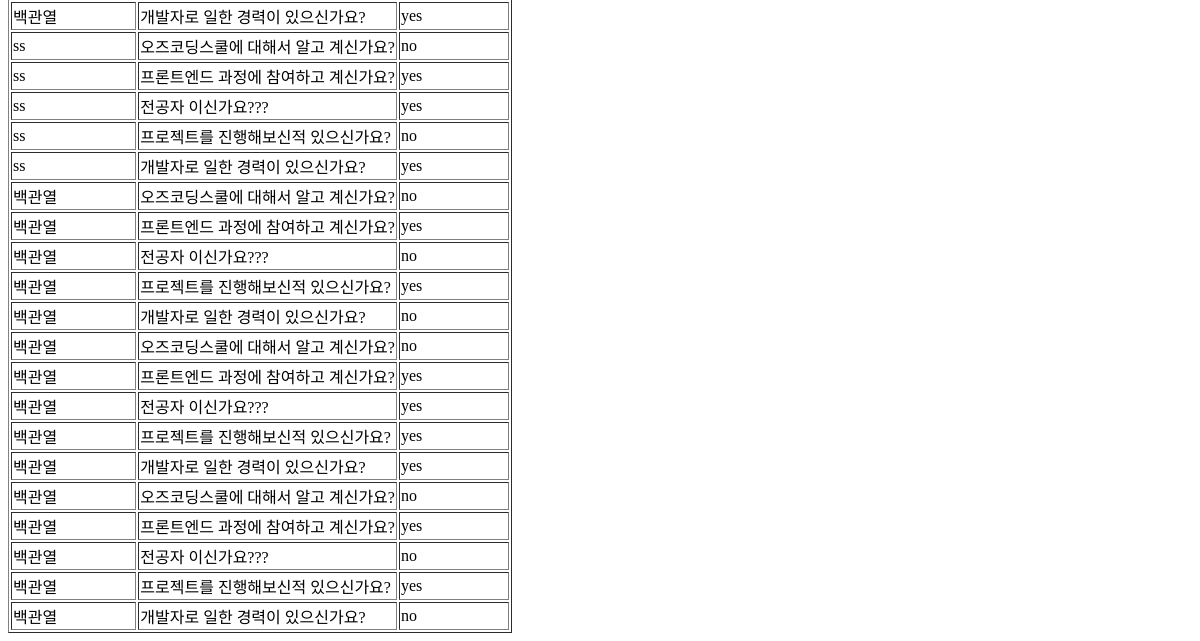
Page /admin/dashboard/list (signed in, lower part) on the earlier database version.
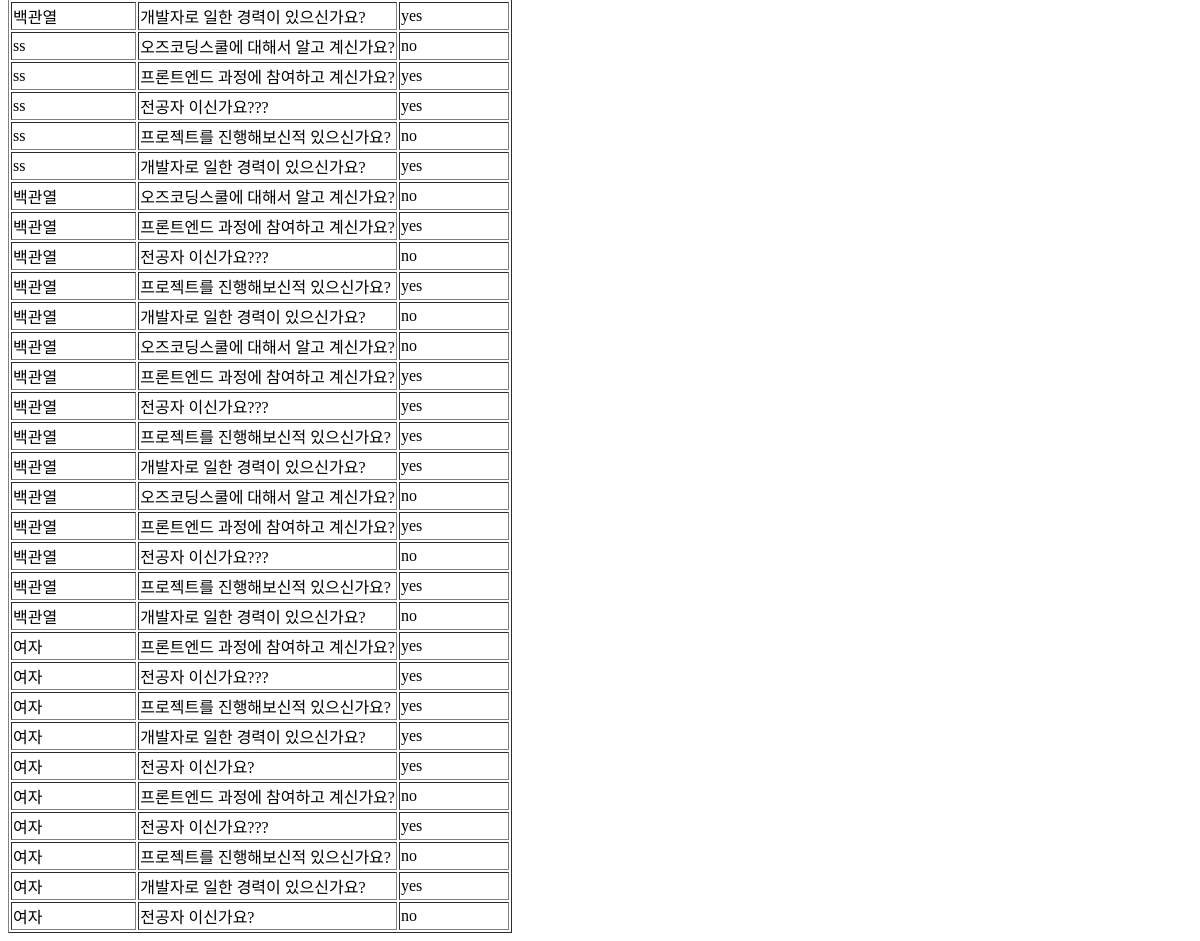
Same page on the later database version.
### app/models.py (models this page shows)
class Quiz(db.Model):
    __tablename__ = "quiz"
    id = db.Column(db.Integer, primary_key=True)
    participant_id = db.Column(db.Integer, db.ForeignKey("participant.id"))
    question_id = db.Column(db.Integer, db.ForeignKey("question.id"))
    chosen_answer = db.Column(db.String(255))
    participant = db.relationship("Participant", backref="quizzes")
    question = db.relationship("Question", backref="quizzes")

class Participant(db.Model):
    __tablename__ = "participant"
    id = db.Column(db.Integer, primary_key=True)
    name = db.Column(db.String(50))
    age = db.Column(db.Integer)
    gender = db.Column(db.String(10))
    created_at = db.Column(db.DateTime, default=datetime.utcnow)

class Question(db.Model):
    __tablename__ = "question"
    id = db.Column(db.Integer, primary_key=True)
    content = db.Column(db.String(255))
    order_num = db.Column(db.Integer, default=0)  # default 값을 0으로 임시 설정
    is_active = db.Column(db.Boolean, default=True)

### app/routes.py (the view)
@admin.route('/dashboard/list')
@login_required
def quiz_list():
    quizzes = Quiz.query.all()
    return render_template('quiz_list.html', quizzes=quizzes)

### app/routes.py (called while the page is built)
def login_required(f):
    @wraps(f)
    def decorated_function(*args, **kwargs):
        if 'admin_logged_in' not in session:
            return redirect(url_for('admin.login', next=request.url))
        return f(*args, **kwargs)
    return decorated_function

### app/templates/quiz_list.html (shortened to what this page needs)
<!DOCTYPE html>
<html lang="en">
<head>
</head>
<body>
    <table border="1">
        <tbody>
            {% for quiz in quizzes %}
                <tr>
                    <td>{{ quiz.participant.name }}</td>
                    <td>{{ quiz.question.content }}</td>
                    <td>{{ quiz.chosen_answer }}</td>
                </tr>
            {% endfor %}
        </tbody>
    </table>
</body>
</html>

Differences in the rows shown:
added Quiz: participant.name "여자", question.content "프론트엔드 과정에 참여하고 계신가요?", chosen_answer "yes"
added Quiz: participant.name "여자", question.content "전공자 이신가요???", chosen_answer "yes"
added Quiz: participant.name "여자", question.content "프로젝트를 진행해보신적 있으신가요?", chosen_answer "yes"
added Quiz: participant.name "여자", question.content "개발자로 일한 경력이 있으신가요?", chosen_answer "yes"
added Quiz: participant.name "여자", question.content "전공자 이신가요?", chosen_answer "yes"
added Quiz: participant.name "여자", question.content "프론트엔드 과정에 참여하고 계신가요?", chosen_answer "no"
added Quiz: participant.name "여자", question.content "전공자 이신가요???", chosen_answer "yes"
added Quiz: participant.name "여자", question.content "프로젝트를 진행해보신적 있으신가요?", chosen_answer "no"
added Quiz: participant.name "여자", question.content "개발자로 일한 경력이 있으신가요?", chosen_answer "yes"
added Quiz: participant.name "여자", question.content "전공자 이신가요?", chosen_answer "no"
